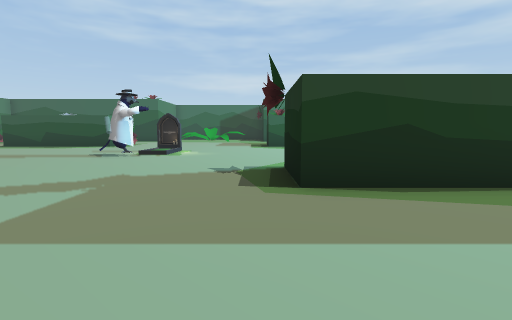
View 1 (above)

24 first-person views from a walk through a Unity game level. The camera is 0.72 m above the floor, tilts 6° down and sees 85° across. The floor is counted in squares, 1 m on a side. Each view is taken from the middle of a square. On the plan, view 1 faces up. The plan holds only what a view shows up to about 10 squares ahead; the rest is blank. The place goes on beyond the plan. The player character is not drawn. Some animated figures are not drawn.

View 2
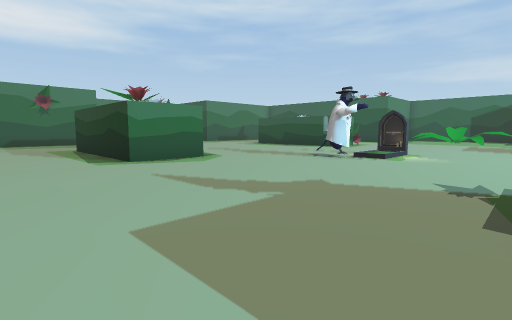

View 3
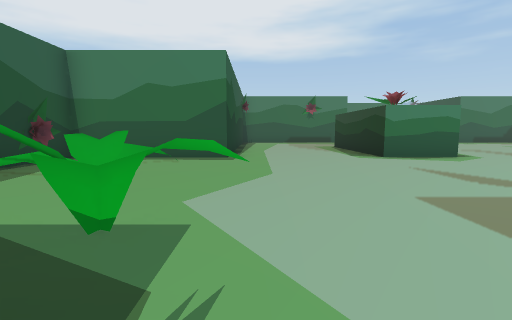

View 4
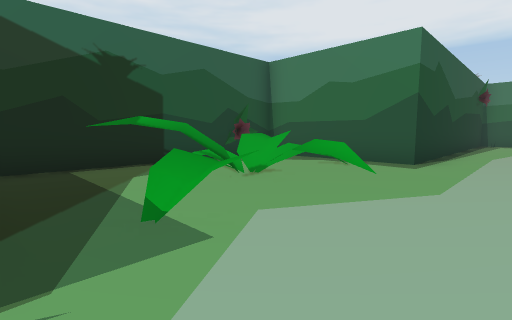

View 5
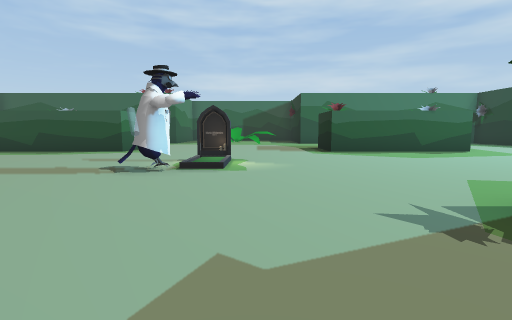

View 6
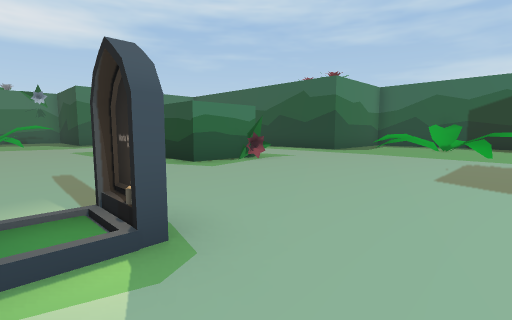

View 7
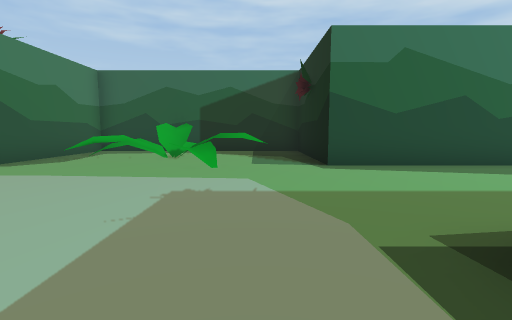

View 8
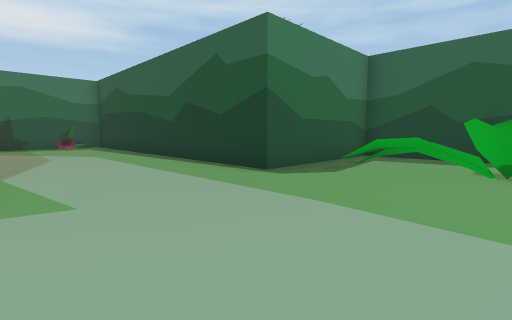

View 9
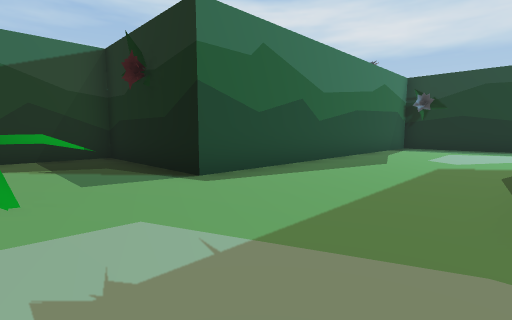

View 10
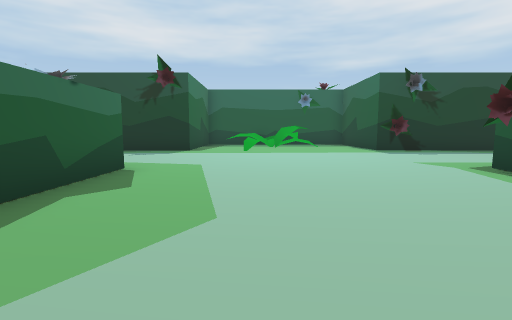

View 11
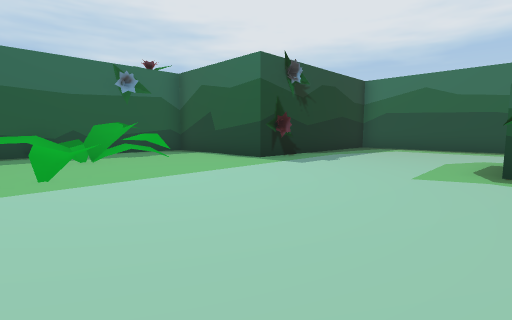

View 12
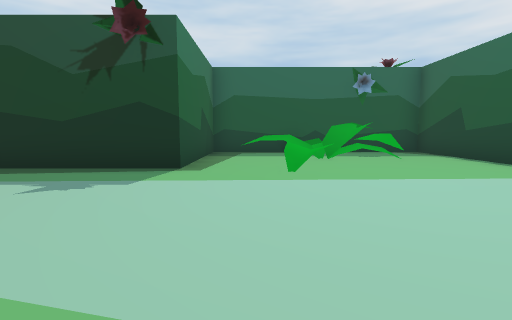

View 13
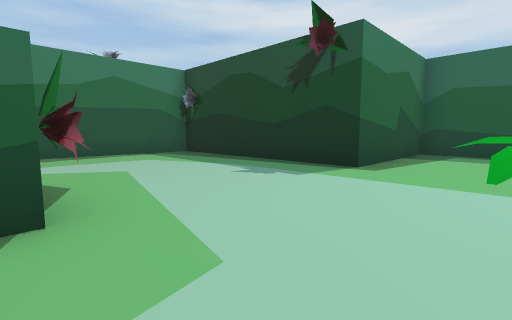

View 14
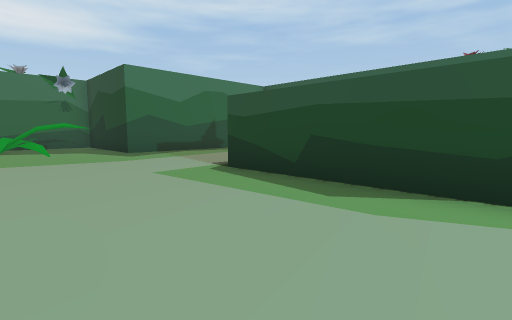

View 15
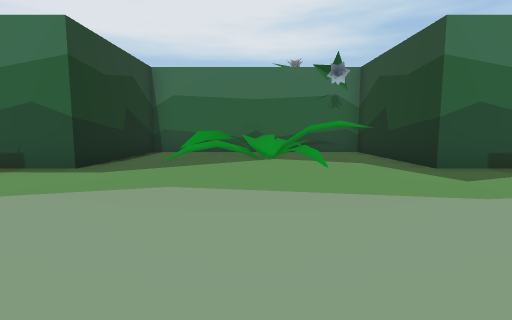

View 16
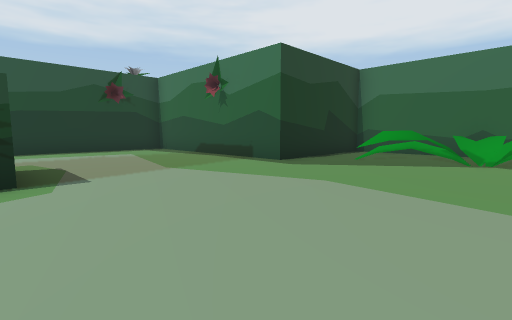

View 17
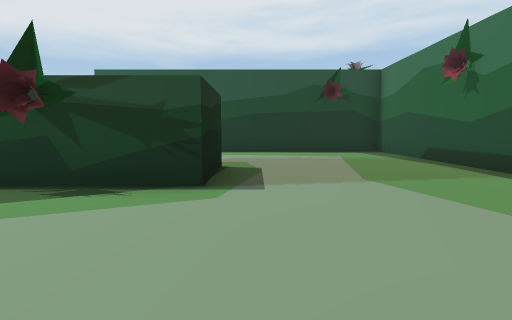

View 18
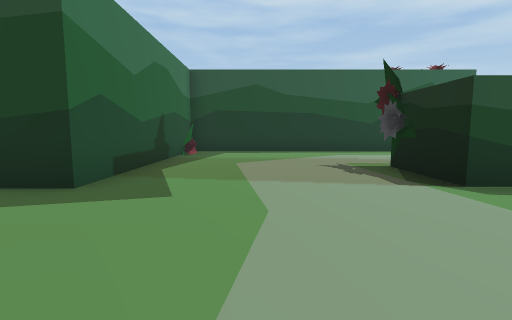

View 19
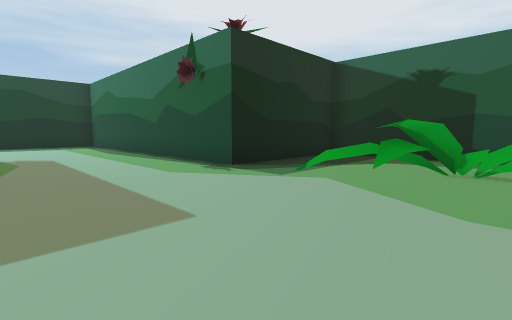

View 20
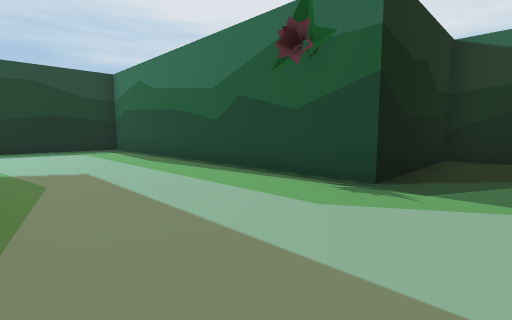

View 21
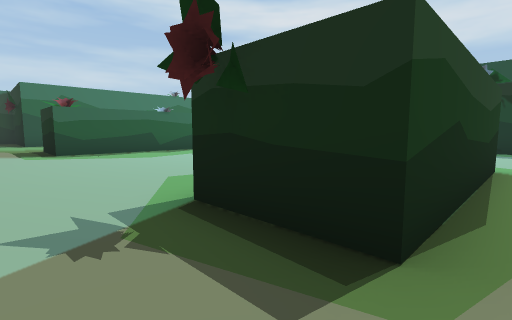

View 22
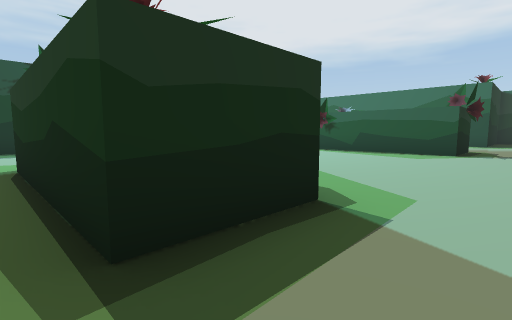

View 23
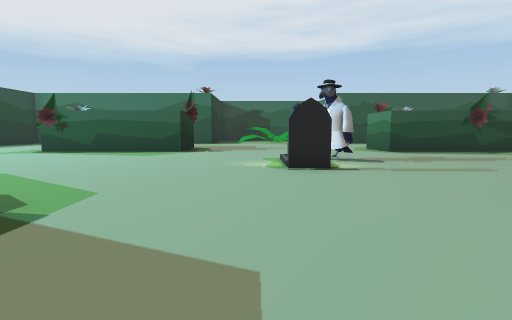

View 24
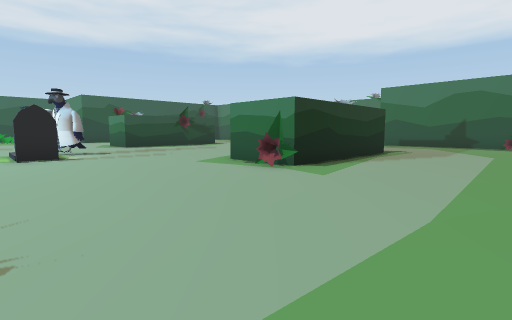

### Floor plan
Key: @ floor where view 1 was taken; # wall or solid block; x gap in a wall; . main floor; : floor 0.1 m higher than the main floor; / step, stairs or slope; = window, fence, low wall or low ledge; ^ raised ledge; T tombstone.
Columns run from 21 left of view 1 to 15 right of it. Each row starts with its distance up from view 1.
 23               #########
 22               #..^^=..#
 21               #.=^^...#
 20               #..^^^^.#
 19      ##########.=.^^..##########
 18      #.........................#
 17      #.........................#
 16      #.........................#
 15      #.........................#
 14      #...######.......#####....#
 13 ######...######.......#####....######
 12 #...x...............................#
 11 # .^ .............................^.#
 10 #^=^^.............T............=^^^^#
  9 #^==^.............:............^^^^.#
  8 #..x^=...........#/............../^.#
  7 #..=................................#
  6 #........................ #.........#
  5 ######....#####...... #####....######
  4      #....#####...... #####....#
  3      #.........................#
  2      #.........................#
  1      #.........................#
  0      #............=..@.........#
 -1      ##########...^=..##########
 -2               #.//^^=.#
 -3               #.^^^^..#
 -4               #...x^ .#
 -5               #########

Positions as (right, up) in squares from view 1, and headings:
1: (0, 0), facing up
2: (0, 1), facing up-left
3: (1, 0), facing left
4: (0, 1), facing down-left
5: (-2, 3), facing up
6: (-1, 9), facing up-left
7: (-1, 13), facing up
8: (-3, 15), facing up-left
9: (-2, 15), facing up-right
10: (0, 10), facing right
11: (5, 11), facing down-right
12: (5, 11), facing right
13: (5, 10), facing up-right
14: (-7, 9), facing up-left
15: (-11, 9), facing left
16: (-11, 10), facing down-left
17: (-12, 9), facing down
18: (-14, 9), facing up
19: (-4, 3), facing down-right
20: (-1, 3), facing down-right
21: (-1, 3), facing up-right
22: (-1, 15), facing down-right
23: (-2, 15), facing down
24: (-2, 18), facing down-left
